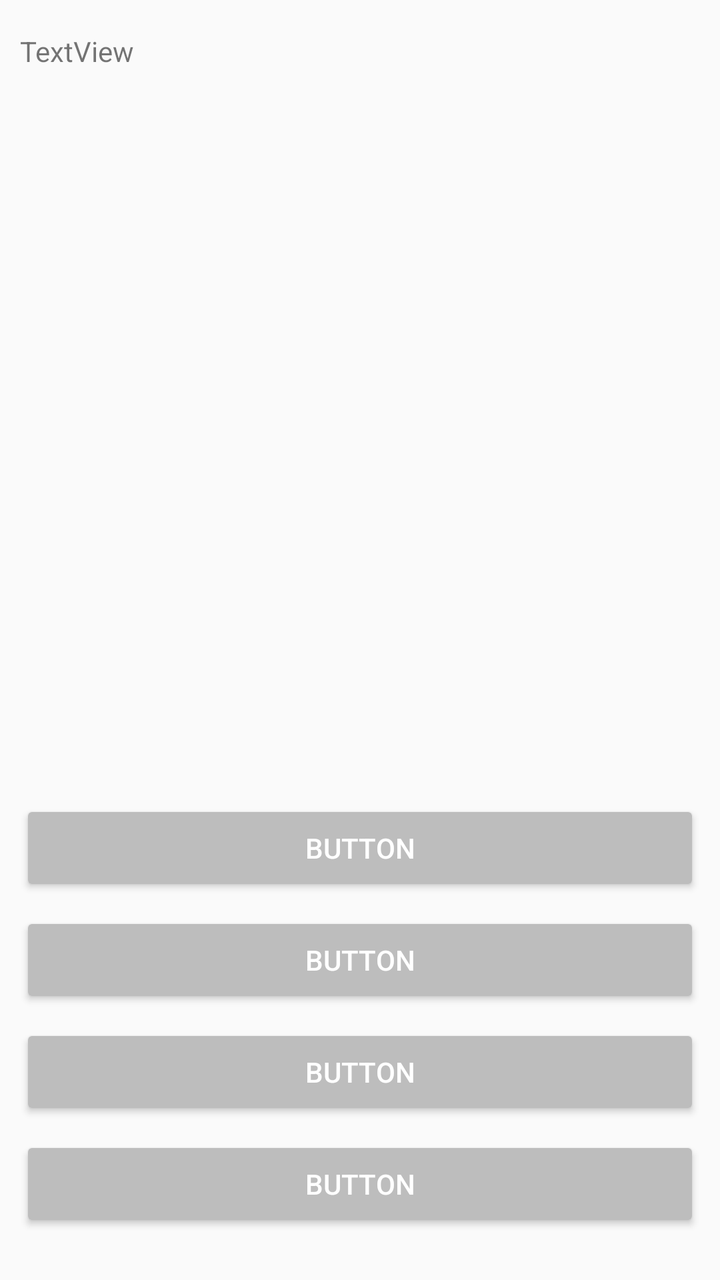
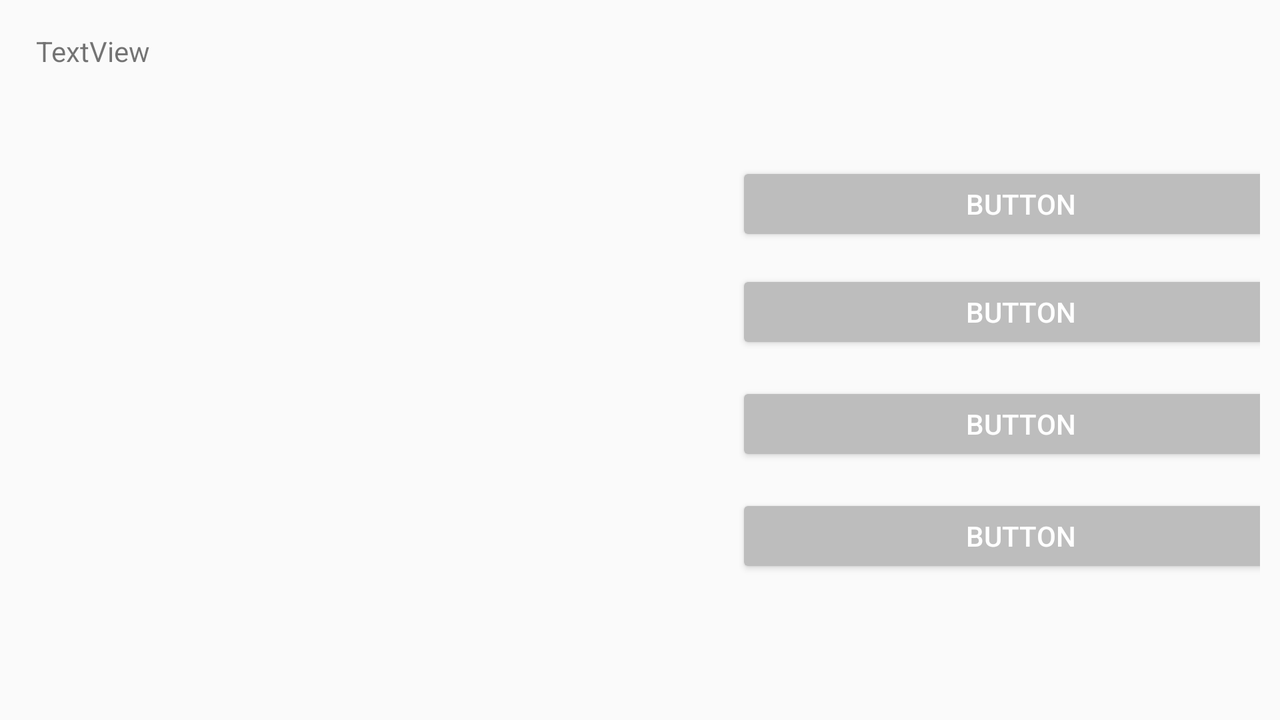

Compare how this app lays out the same screen by default and in its alternative resource folder. The renders come first, then the two layout files and the values they reference.
<!-- AndroidManifest.xml: application theme AppTheme -->
<!-- res/layout/activity_play.xml -->
<?xml version="1.0" encoding="utf-8"?>
<androidx.constraintlayout.widget.ConstraintLayout xmlns:android="http://schemas.android.com/apk/res/android"
    xmlns:app="http://schemas.android.com/apk/res-auto"
    xmlns:tools="http://schemas.android.com/tools"
    android:layout_width="match_parent"
    android:layout_height="match_parent"
    android:paddingStart="10dp"
    android:paddingEnd="10dp"
    tools:context=".PlayActivity">

    <Button
        android:id="@+id/choice1"
        android:layout_width="match_parent"
        android:layout_height="wrap_content"
        android:layout_marginBottom="192dp"
        android:text="Button"
        android:theme="@style/AppTheme.Button"
        app:layout_constraintBottom_toBottomOf="parent"
        app:layout_constraintEnd_toEndOf="parent"
        app:layout_constraintStart_toStartOf="parent" />

    <Button
        android:id="@+id/choice2"
        android:layout_width="match_parent"
        android:layout_height="wrap_content"
        android:layout_marginBottom="136dp"
        android:text="Button"
        android:theme="@style/AppTheme.Button"
        app:layout_constraintBottom_toBottomOf="parent"
        app:layout_constraintEnd_toEndOf="parent"
        app:layout_constraintStart_toStartOf="parent" />

    <Button
        android:id="@+id/choice3"
        android:layout_width="match_parent"
        android:layout_height="wrap_content"
        android:layout_marginBottom="80dp"
        android:text="Button"
        android:theme="@style/AppTheme.Button"
        app:layout_constraintBottom_toBottomOf="parent"
        app:layout_constraintEnd_toEndOf="parent"
        app:layout_constraintHorizontal_bias="0.2"
        app:layout_constraintStart_toStartOf="parent" />

    <Button
        android:id="@+id/choice4"
        android:layout_width="match_parent"
        android:layout_height="wrap_content"
        android:layout_marginBottom="24dp"
        android:text="Button"
        android:theme="@style/AppTheme.Button"
        app:layout_constraintBottom_toBottomOf="parent"
        app:layout_constraintEnd_toEndOf="parent"
        app:layout_constraintHorizontal_bias="0.51"
        app:layout_constraintStart_toStartOf="parent" />

    <TextView
        android:id="@+id/question"
        android:layout_width="0dp"
        android:layout_height="479dp"
        android:layout_marginTop="16dp"
        android:text="TextView"
        android:textSize="14sp"
        app:layout_constraintEnd_toEndOf="parent"
        app:layout_constraintStart_toStartOf="parent"
        app:layout_constraintTop_toTopOf="parent" />

</androidx.constraintlayout.widget.ConstraintLayout>
<!-- resources referenced by this layout -->
<resources>
  <style name="AppTheme.Button" parent="Widget.AppCompat.Button">
          <item name="colorButtonNormal">#bdbdbd</item>
          <item name="android:textColor">#fff</item>
      </style>
  <style name="AppTheme" parent="Theme.AppCompat.Light.DarkActionBar">
          
          <item name="colorPrimary">#ebb414</item>
          <item name="colorPrimaryDark">#ebb414</item>
          <item name="colorAccent">#ebb414</item>
      </style>
</resources>
<!-- res/layout-land/activity_play.xml (the repository's variant of the layout above) -->
<!-- drawn on the phone turned sideways -->
<?xml version="1.0" encoding="utf-8"?>
<androidx.constraintlayout.widget.ConstraintLayout xmlns:android="http://schemas.android.com/apk/res/android"
    xmlns:app="http://schemas.android.com/apk/res-auto"
    xmlns:tools="http://schemas.android.com/tools"
    android:layout_width="match_parent"
    android:layout_height="match_parent"
    android:paddingStart="10dp"
    android:paddingEnd="10dp"
    tools:context=".PlayActivity">

    <Button
        android:id="@+id/choice1"
        android:layout_width="285dp"
        android:layout_height="42dp"
        android:layout_marginTop="83dp"
        android:text="Button"
        android:theme="@style/AppTheme.Button"
        app:layout_constraintBottom_toTopOf="@+id/choice2"
        app:layout_constraintEnd_toEndOf="parent"
        app:layout_constraintHorizontal_bias="0.5"
        app:layout_constraintStart_toEndOf="@+id/question"
        app:layout_constraintTop_toTopOf="parent" />

    <Button
        android:id="@+id/choice2"
        android:layout_width="285dp"
        android:layout_height="42dp"
        android:layout_marginTop="12dp"
        android:text="Button"
        android:theme="@style/AppTheme.Button"
        app:layout_constraintBottom_toTopOf="@+id/choice3"
        app:layout_constraintEnd_toEndOf="parent"
        app:layout_constraintHorizontal_bias="0.5"
        app:layout_constraintStart_toEndOf="@+id/question"
        app:layout_constraintTop_toBottomOf="@+id/choice1" />

    <Button
        android:id="@+id/choice3"
        android:layout_width="285dp"
        android:layout_height="42dp"
        android:layout_marginTop="14dp"
        android:text="Button"
        android:theme="@style/AppTheme.Button"
        app:layout_constraintBottom_toTopOf="@+id/choice4"
        app:layout_constraintEnd_toEndOf="parent"
        app:layout_constraintHorizontal_bias="0.5"
        app:layout_constraintStart_toEndOf="@+id/question"
        app:layout_constraintTop_toBottomOf="@+id/choice2" />

    <Button
        android:id="@+id/choice4"
        android:layout_width="285dp"
        android:layout_height="42dp"
        android:layout_marginTop="14dp"
        android:layout_marginBottom="73dp"
        android:text="Button"
        android:theme="@style/AppTheme.Button"
        app:layout_constraintBottom_toBottomOf="parent"
        app:layout_constraintEnd_toEndOf="parent"
        app:layout_constraintHorizontal_bias="0.5"
        app:layout_constraintStart_toEndOf="@+id/question"
        app:layout_constraintTop_toBottomOf="@+id/choice3" />

    <TextView
        android:id="@+id/question"
        android:layout_width="373dp"
        android:layout_height="match_parent"
        android:layout_marginStart="8dp"
        android:layout_marginTop="16dp"
        android:layout_marginBottom="16dp"
        android:text="TextView"
        android:textSize="14sp"
        app:layout_constraintBottom_toBottomOf="parent"
        app:layout_constraintStart_toStartOf="parent"
        app:layout_constraintTop_toTopOf="parent" />

</androidx.constraintlayout.widget.ConstraintLayout>
